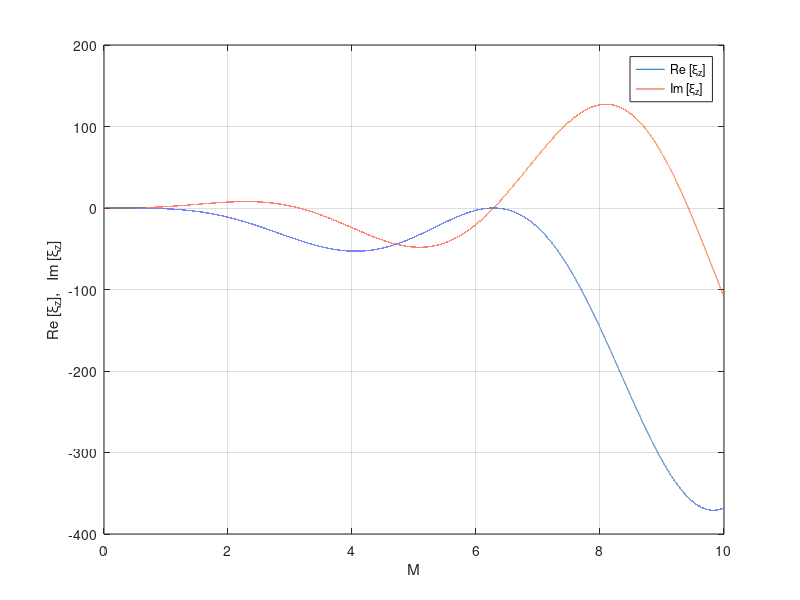

MATLAB code for this plot: (Note: this script raises an error after producing the figure.)
clc
clear
close all
%%

k = 0;
m_vector = 0:0.0001:10;


i=1;
for m=m_vector
    A = [1, 0,  0,  1;
         0, 1,  0,  1i*m;
         -k,    -k, -k-2*1i*m,  -k*exp(1i*m);
         0, 1,  2,  1i*m*exp(1i*m)];
    x(i) = real(det(A));
    y(i) = imag(det(A));
    i=i+1;
end
%%
f_x = @(xx) interp1(m_vector,x,xx);
f_y = @(xx) interp1(m_vector,y,xx);

fzero(f_x,6.5)
fzero(f_y,6.5)


%%
figure;
hold on; box on; grid on;
plot(m_vector,x,m_vector,y)
xlabel('M')
ylabel('Re [\xi_z],   Im [\xi_z]')
legend('Re [\xi_z]','Im [\xi_z]')

ff = gca;
ff.FontSize = 20;

 